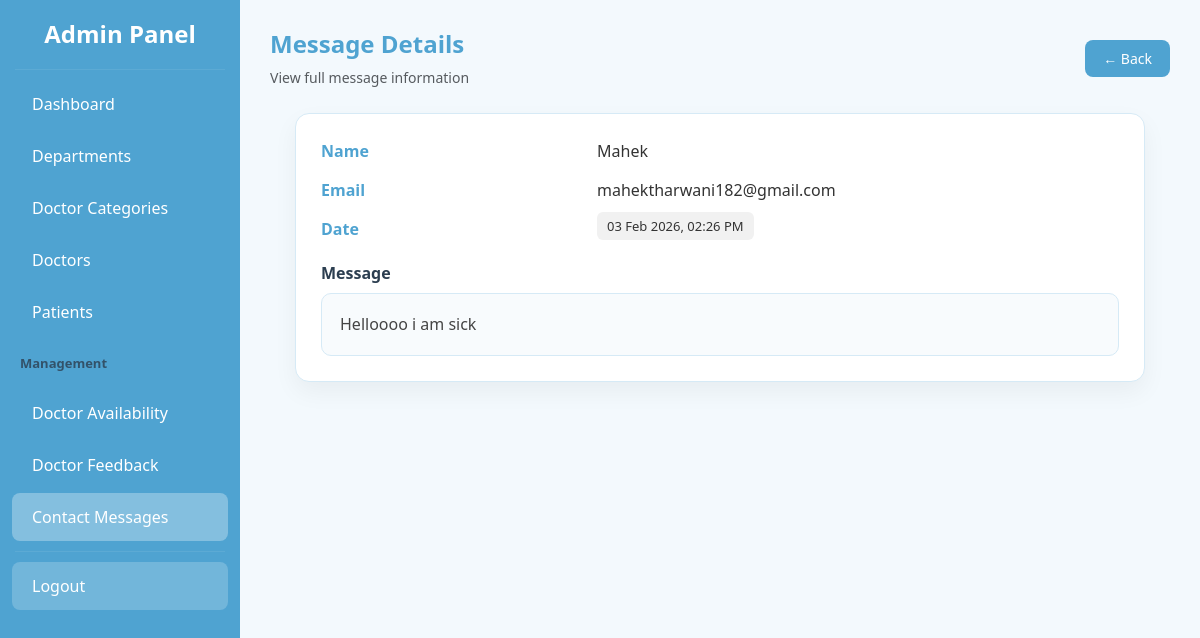
The page /admin_contact/2/ (signed in) on the database its author committed.
### app/models.py (models this page shows, shortened)
class Contact(models.Model):
    doctor = models.ForeignKey(
        DoctorRegister,
        on_delete=models.CASCADE,
        related_name='feedbacks',
        null=True,
        blank=True
    )
    name = models.CharField(max_length=100)
    email = models.EmailField()
    message = models.TextField()
    created_at = models.DateTimeField(auto_now_add=True)

### app/views.py (the view)
# urls.py: path('admin_contact/<int:id>/', views.admin_contact_detail, name='admin_contact_detail'),
@login_required(login_url="admin_login")
def admin_contact_detail(request, id):
    contact = Contact.objects.get(id=id)
    return render(request, 'admin/contact_detail.html', {
        'contact': contact
    })

### app/templates/admin/contact_detail.html (shortened to what this page needs)
{% include "admin/sidebar.html" %}
{% block content %}
<link href="https://cdn.jsdelivr.net/npm/bootstrap@5.3.0/dist/css/bootstrap.min.css" rel="stylesheet">
<div class="main-content">
    <div class="page-header">
        <div>
            <h4 class="page-title">Message Details</h4>
            <small class="text-muted">View full message information</small>
        </div>
        <a href="{% url 'admin_contact_list' %}" class="back-btn">
            ← Back
        </a>
    </div>
    <div class="detail-card">
        <div class="info-grid">
            <div class="label">Name</div>
            <div class="value">{{ contact.name }}</div>
            <div class="label">Email</div>
            <div class="value">{{ contact.email }}</div>
            <div class="label">Date</div>
            <div class="value">
                <span class="date-badge">
                    {{ contact.created_at|date:"d M Y, h:i A" }}
                </span>
            </div>
        </div>
        <div>
            <div class="section-title">Message</div>
            <div class="message-box">
                {{ contact.message }}
            </div>
        </div>
    </div>
</div>
{% endblock %}

### app/templates/admin/contact_detail.html (style rules this page uses)
.main-content { margin-left: 240px; padding: 30px; }
.page-header { display: flex; justify-content: space-between; align-items: center; margin-bottom: 25px; }
.page-title { font-weight: 700; color: var(--main); }
.detail-card { background: var(--card); border-radius: 14px; border: 1px solid var(--border); box-shadow: 0 10px 25px rgba(0,0,0,0.05); padding: 25px; max-width: 850px; margin: auto; }
.info-grid { display: grid; grid-template-columns: 1fr 2fr; gap: 15px; margin-bottom: 20px; }
.label { font-weight: 600; color: var(--main); }
.value { color: #333; }
.date-badge { background: #f1f1f1; padding: 5px 10px; border-radius: 6px; font-size: 13px; }
.message-box { background: #f8fbfd; border-radius: 10px; padding: 18px; color: #444; line-height: 1.6; border: 1px solid var(--border); }
.back-btn { background: var(--main); color: white; padding: 8px 18px; border-radius: 8px; text-decoration: none; font-size: 14px; }
.section-title { font-weight: 600; color: #2c3e50; margin-bottom: 8px; }

### rows shown on the page
Contact: name "Mahek", email "mahektharwani182@gmail.com", created_at "03 Feb 2026, 02:26 PM", message "Helloooo i am sick"
